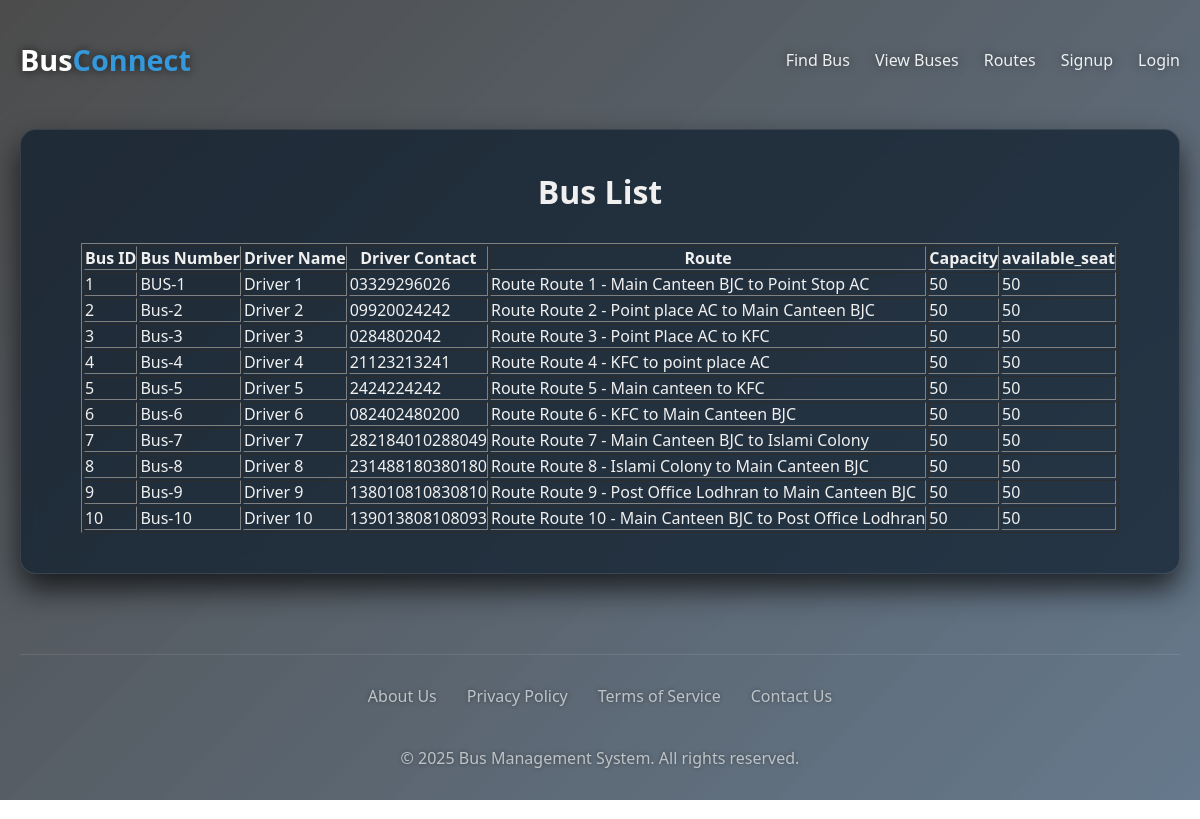
Page /view_bus/ (signed in) on the committed database.
### busManagement/models.py (models this page shows, shortened)
class Bus(models.Model):
    bus_number = models.CharField(max_length=10, unique=True)
    driver = models.OneToOneField(Driver, on_delete=models.SET_NULL, null=True, blank=True)
    route = models.ForeignKey(Route, on_delete=models.CASCADE, related_name='buses')
    capacity = models.PositiveIntegerField()
    available_seats = models.PositiveIntegerField()
    registered_users = models.ManyToManyField(CustomUser, related_name='buses', blank=True)
    departure_time = models.TimeField(default='00:00:00')

class Driver(models.Model):
    user = models.OneToOneField(CustomUser, on_delete=models.CASCADE, related_name='driver_profile', null=True, blank=True)
    name = models.CharField(max_length=100)
    license_number = models.CharField(max_length=20, unique=True)
    contact_number = models.CharField(max_length=15)

class Route(models.Model):
    route_number = models.CharField(max_length=10, unique=True)
    start_location = models.CharField(max_length=100)
    end_location = models.CharField(max_length=100)
    distance = models.FloatField()
    stops = models.TextField(default='')  # comma-separated
    time = models.TimeField(default='00:00:00')
    def __str__(self):
        return f"Route {self.route_number} - {self.start_location} to {self.end_location}"

### busManagement/views.py (the view)
# urls.py: path('view_bus/',views.view_buses,name='view_buses'),
@login_required
def view_buses(request):
    buses = Bus.objects.all()
    context={'buses': buses}
    return render(request, 'view_buses.html', context)

### templates/view_buses.html (shortened to what this page needs)
{% extends "base.html" %}
    {%block content%}
    <main>
    <h1>Bus List</h1>
    <table border="1">
        <tr>
            <th>Bus ID</th>
            <th>Bus Number</th>
            <th>Driver Name</th>
            <th>Driver Contact</th>
            <th>Route</th>
            <th>Capacity</th>
            <th>available_seat</th>
        </tr>
        {% for bus in buses %}
        <tr>
            <td>{{ bus.id }}</td>
            <td>{{ bus.bus_number }}</td>
            <td>{{ bus.driver.name }}</td>
            <td>{{ bus.driver.contact_number }}</td>
            <td>{{ bus.route}}</td>
            <td>{{ bus.capacity }}</td>
            <td>{{ bus.available_seats }}</td>
        </tr>
        {% endfor %}
    </table>
    </main>
{%endblock content%}

### templates/base.html (style rules this page uses)
* { margin: 0; padding: 0; box-sizing: border-box; font-family: "Poppins", "Segoe UI", Tahoma, Geneva, Verdana, sans-serif; }
body { min-height: 100vh; color: #f0f0f0; display: flex; flex-direction: column; align-items: center; padding: 20px; background: transparent; position: relative; z-index: 0; }
main { width: 100%; max-width: 1200px; background: rgba(12, 28, 44, 0.7); backdrop-filter: blur(10px); border-radius: 16px; box-shadow: 0 15px 30px rgba(0, 0, 0, 0.7); padding: 40px; display: flex; gap: 30px; flex-wrap: wrap; justify-content: center; position: relative; z-index: 1; border: 1px solid rgba(255, 255, 255, 0.1); }

### rows in the picture
Bus: id "1", bus_number "BUS-1", driver.name "Driver 1", driver.contact_number "03329296026", route "Route Route 1 - Main Canteen BJC to Point Stop AC", capacity "50", available_seats "50"
Bus: id "2", bus_number "Bus-2", driver.name "Driver 2", driver.contact_number "09920024242", route "Route Route 2 - Point place AC to Main Canteen BJC", capacity "50", available_seats "50"
Bus: id "3", bus_number "Bus-3", driver.name "Driver 3", driver.contact_number "0284802042", route "Route Route 3 - Point Place AC to KFC", capacity "50", available_seats "50"
Bus: id "4", bus_number "Bus-4", driver.name "Driver 4", driver.contact_number "21123213241", route "Route Route 4 - KFC to point place AC", capacity "50", available_seats "50"
Bus: id "5", bus_number "Bus-5", driver.name "Driver 5", driver.contact_number "2424224242", route "Route Route 5 - Main canteen to KFC", capacity "50", available_seats "50"
Bus: id "6", bus_number "Bus-6", driver.name "Driver 6", driver.contact_number "082402480200", route "Route Route 6 - KFC to Main Canteen BJC", capacity "50", available_seats "50"
Bus: id "7", bus_number "Bus-7", driver.name "Driver 7", driver.contact_number "282184010288049", route "Route Route 7 - Main Canteen BJC to Islami Colony", capacity "50", available_seats "50"
Bus: id "8", bus_number "Bus-8", driver.name "Driver 8", driver.contact_number "231488180380180", route "Route Route 8 - Islami Colony to Main Canteen BJC", capacity "50", available_seats "50"
Bus: id "9", bus_number "Bus-9", driver.name "Driver 9", driver.contact_number "138010810830810", route "Route Route 9 - Post Office Lodhran to Main Canteen BJC", capacity "50", available_seats "50"
Bus: id "10", bus_number "Bus-10", driver.name "Driver 10", driver.contact_number "139013808108093", route "Route Route 10 - Main Canteen BJC to Post Office Lodhran", capacity "50", available_seats "50"
